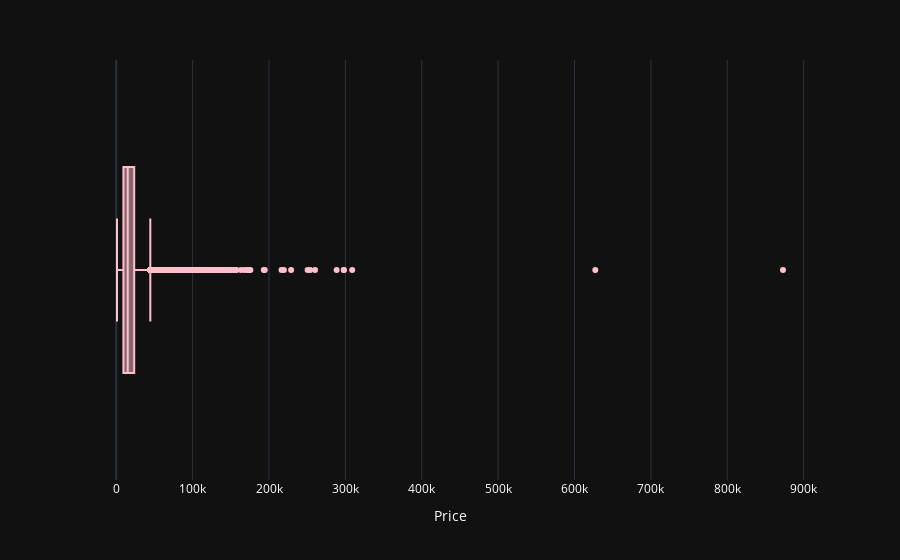

The notebook cell saved with this chart:
### Code cell
fig = px.box(df, x='Price', template='plotly_dark', color_discrete_sequence=['pink'])
fig.update_layout(font_color='white')
fig.show()

### Figure 1 — Plotly figure (JSON) as saved in the notebook; plotly's stock layout.template omitted (floating-point values rounded to 4 significant figures; data arrays with more than 128 entries replaced by an {"elided": "..."} marker saying what was removed)
{"data": [{"alignmentgroup": "True", "hovertemplate": "Price=%{x}<extra></extra>", "legendgroup": "", "marker": {"color": "pink"}, "name": "", "notched": false, "offsetgroup": "", "orientation": "h", "showlegend": false, "type": "box", "x": {"elided": "19237 float values"}, "x0": " ", "xaxis": "x", "y0": " ", "yaxis": "y"}], "layout": {"boxmode": "group", "font": {"color": "white"}, "legend": {"tracegroupgap": 0}, "margin": {"t": 60}, "xaxis": {"anchor": "y", "domain": [0, 1], "title": {"text": "Price"}}, "yaxis": {"anchor": "x", "domain": [0, 1]}}}
